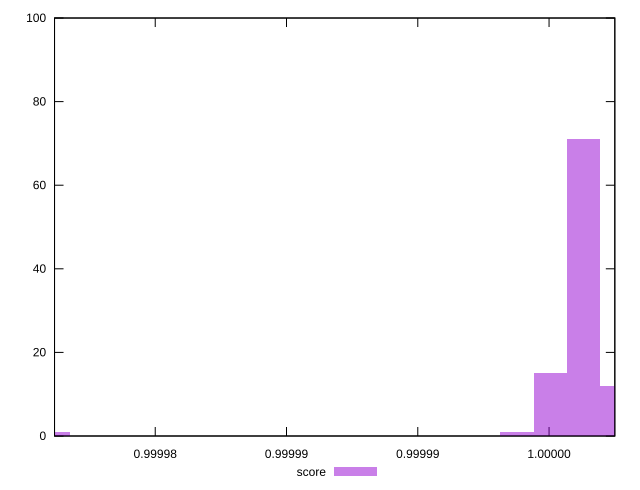

Generate this figure with gnuplot:
reset

$score <<EOF
0.9999975655946571 12
0.9999963035690184 71
0.9999950415433795 15
0.9999761111587965 1
0.9999937795177406 1
EOF

set key outside below
set boxwidth 0.0000012620256388637415
set xrange [0.9999761645434592:0.999997505055432]
set yrange [0:100]
set trange [0:100]
set style fill transparent solid 0.5 noborder
set terminal svg size 640, 490 enhanced background rgb 'white'
set output "reprap/mainthread-work-breakdown/samples/pages+cached+noexternal+nofonts+nosvg+noimg+nocss/score/histogram.svg"

plot $score title "score" with boxes

reset
